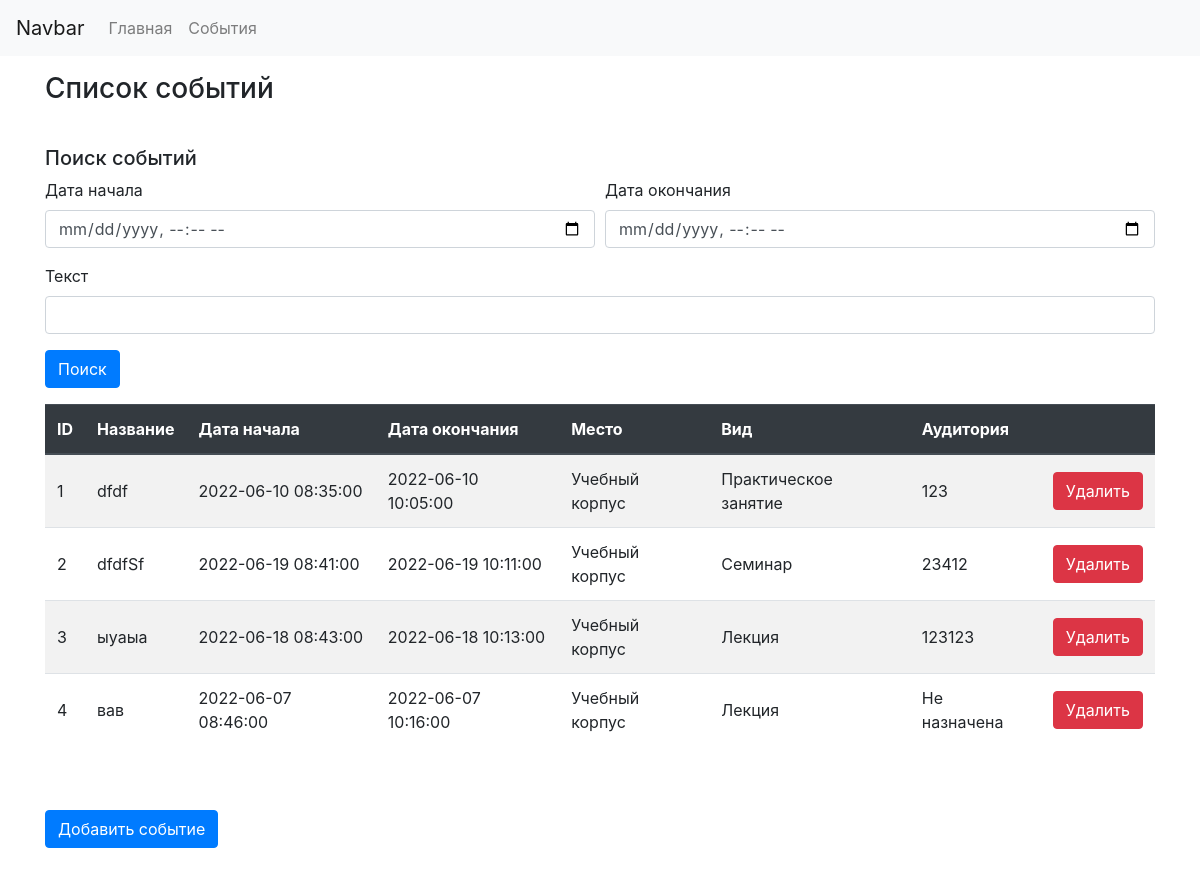
Before: /events with the older database file.
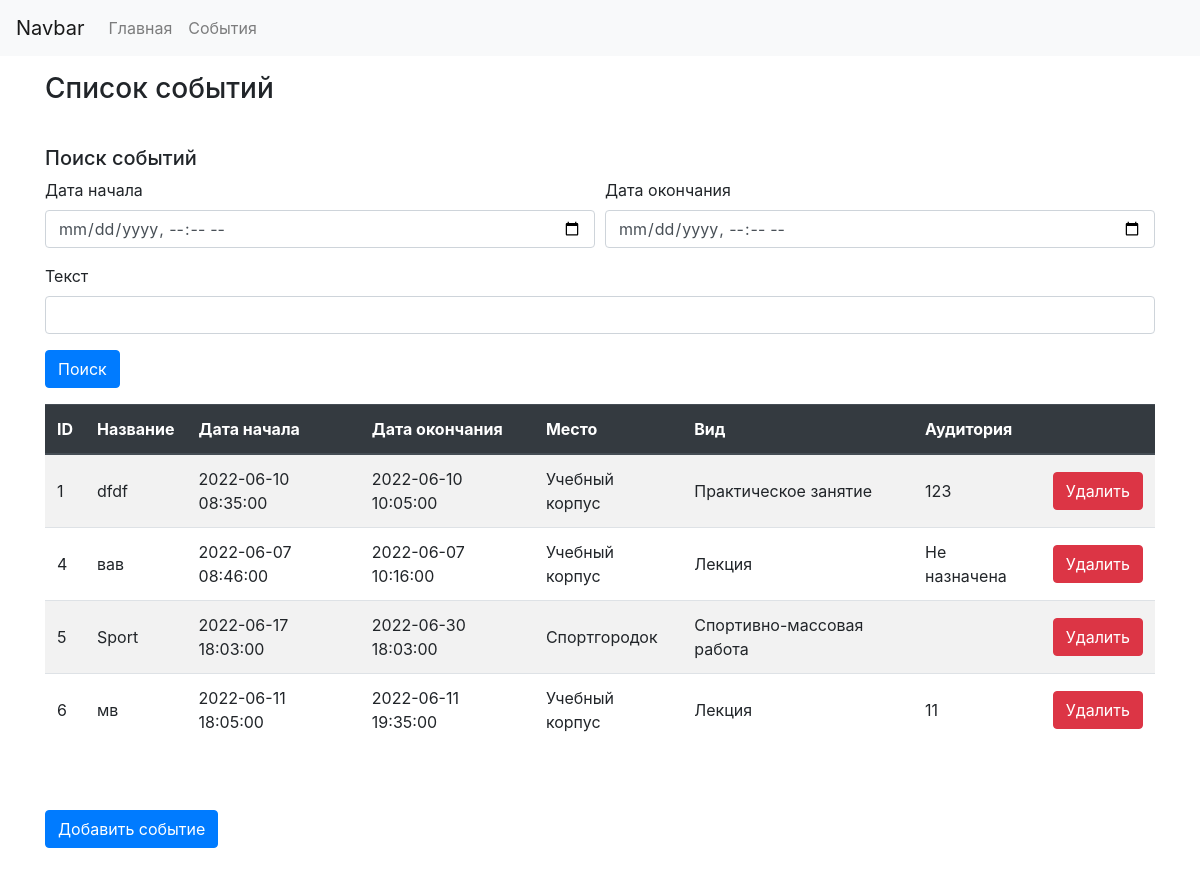
After: the same page with the newer database file.
### tables this page shows
CREATE TABLE lessons (id INTEGER PRIMARY KEY AUTOINCREMENT, event_id INTEGER NOT NULL, lesson_type_id INTEGER NOT NULL, classroom TEXT NOT NULL, CONSTRAINT fk_events FOREIGN KEY (event_id) REFERENCES events(id) ON DELETE CASCADE,FOREIGN KEY (lesson_type_id) REFERENCES lesson_types(id));

CREATE TABLE events (id INTEGER PRIMARY KEY AUTOINCREMENT, title TEXT NOT NULL, description TEXT, begin_date INTEGER NOT NULL, end_date INTEGER NOT NULL, place_id INTEGER NOT NULL, FOREIGN KEY (place_id) REFERENCES places(id));

CREATE TABLE unit_events (id INTEGER PRIMARY KEY AUTOINCREMENT, event_id INTEGER NOT NULL, unit_event_type_id INTEGER NOT NULL,CONSTRAINT fk_events FOREIGN KEY (event_id) REFERENCES events(id) ON DELETE CASCADE,FOREIGN KEY (unit_event_type_id) REFERENCES unit_event_types(id));

### controllers/event_controller.py (the view)
@events.route(route, methods=["GET"])
def get_all_events():
    inform = request.args.get("event_added", False)
    if inform:
        return render_template("events.html", events=[event for event in store.get_all()], info="Событие добавлено!")
    return render_template("events.html", events=[event for event in store.get_all()])

### event_store.py (called while the page is built)
    def get_all(self):
        cursor = self.__connection.cursor()
        rows = cursor.execute("SELECT events.id, title, description, begin_date, end_date, place_id, "
                              "lesson_type_id, classroom, unit_event_type_id from events "
                              "LEFT JOIN lessons ON events.id = lessons.event_id "
                              "LEFT JOIN unit_events ON events.id = unit_events.event_id")
        return self.__convert_rows_to_objects(rows)

### models/event.py (called while the page is built)
    @property
    def id(self):
        return self.__id

    @property
    def title(self):
        return self.__title

    @property
    def begin_date(self):
        return self.__begin_date

    @property
    def end_date(self):
        return self.__end_date

    @property
    def place(self):
        return self.__place

### models/lesson.py (called while the page is built)
    @property
    def lesson_type(self):
        return self.__lesson_type

    @property
    def classroom(self):
        return self.__classroom or "Не назначена"

    def __str__(self) -> str:
        if self.value == 1:
            return "Лекция"
        elif self.value == 2:
            return "Практическое занятие"
        elif self.value == 3:
            return "Семинар"
        elif self.value == 4:
            return "Самостоятельная работа"
        elif self.value == 5:
            return "Лабораторная работа"

### models/place.py (called while the page is built)
    def __str__(self) -> str:
        if self.value == 1:
            return "Казарма"
        elif self.value == 2:
            return "Спортгородок"
        elif self.value == 3:
            return "Учебный корпус"

### models/unit_event.py (called while the page is built)
    @property
    def unit_event_type(self):
        return self.__unit_event_type

    def __str__(self) -> str:
        if self.value == 1:
            return "Чистка оружия"
        elif self.value == 2:
            return "Спортивно-массовая работа"
        elif self.value == 3:
            return "Информирование"
        elif self.value == 4:
            return "Воспитательная работа"

### templates/events.html (shortened to what this page needs)
{% extends "base.html" %}
{% block content %}
    <div class="row">
        <div class="col-12 my-3">
            <h3>Список событий</h3>
        </div>
        <div class="col-12 my-3">
            <h5>Поиск событий</h5>
            <form action="/events/search" method="get">
                <div class="form-row">
                    <div class="form-group col-md-6">
                        <label for="beginDate">Дата начала</label>
                        <input type="datetime-local" class="form-control" id="beginDate" name="begin_date">
                    </div>
                    <div class="form-group col-md-6">
                        <label for="endDate">Дата окончания</label>
                        <input type="datetime-local" class="form-control" id="endDate" name="end_date">
                    </div>
                </div>
                <div class="form-row">
                    <div class="form-group col-12">
                        <label for="query">Текст</label>
                        <input type="text" class="form-control" id="query" name="query">
                    </div>
                </div>
                <button type="submit" class="btn btn-primary">Поиск</button>
            </form>
        </div>
        <div class="col-12">
            <table class="table table-striped table-hover">
                <thead class="thead-dark">
                    <tr>
                        <th>ID</th>
                        <th>Название</th>
                        <th>Дата начала</th>
                        <th>Дата окончания</th>
                        <th>Место</th>
                        <th>Вид</th>
                        <th>Аудитория</th>
                        <th></th>
                    </tr>
                </thead>
                <tbody>
                    {% if events|length == 0 %}
                    <tr>
                        <td colspan="8">Нет событий</td>
                    </tr>
                    {% else %}
                    {% for event in events %}
                    <tr>
                        <td class="align-middle">{{ event.id }}</td>
                        <td class="align-middle">{{ event.title }}</td>
                        <td class="align-middle">{{ event.begin_date }}</td>
                        <td class="align-middle">{{ event.end_date }}</td>
                        <td class="align-middle">{{ event.place }}</td>
                        <td class="align-middle">{{ event.lesson_type or event.unit_event_type }}</td>
                        <td class="align-middle">{{ event.classroom }}</td>
                        <td class="align-middle">
                            <form action="/events/delete" method="post">
                                <button type="submit" class="btn btn-danger">Удалить</button>
                            </form>
                        </td>
                    </tr>
                    {% endfor %}
                    {% endif %}
                </tbody>
            </table>
        </div>
        <div class="col-12 my-5">
            <a href="/events/add" class="btn btn-primary">Добавить событие</a>
        </div>
    </div>
{% endblock %}

### templates/base.html (shortened to what this page needs)
<!doctype html>
<html>
<head>
    <link rel="stylesheet" href="{{ url_for('static', filename='css/bootstrap.min.css') }}">
</head>
<body>
    <nav class="navbar navbar-expand-lg navbar-light bg-light">
        <a class="navbar-brand" href="#">Navbar</a>
        <div class="collapse navbar-collapse" id="mainMenu">
            <ul class="navbar-nav">
                <li class="navbar-item">
                    <a class="nav-link" href="/">Главная</a>
                </li>
                <li class="navbar-item">
                    <a class="nav-link" href="/events">События</a>
                </li>
            </ul>
        </div>
    </nav>
    <div class="container">
        {% block content %}{% endblock %}
    </div>
</body>
</html>

Changed rows visible on the page:
removed lessons: id "2", title "dfdfSf", begin_date "2022-06-19 08:41:00", end_date "2022-06-19 10:11:00", place "Учебный корпус", lesson_type "Семинар", classroom "23412"
removed lessons: id "3", title "ыуаыа", begin_date "2022-06-18 08:43:00", end_date "2022-06-18 10:13:00", place "Учебный корпус", lesson_type "Лекция", classroom "123123"
added unit_events: id "5", title "Sport", begin_date "2022-06-17 18:03:00", end_date "2022-06-30 18:03:00", place "Спортгородок", lesson_type "Спортивно-массовая работа"
added lessons: id "6", title "мв", begin_date "2022-06-11 18:05:00", end_date "2022-06-11 19:35:00", place "Учебный корпус", lesson_type "Лекция", classroom "11"
